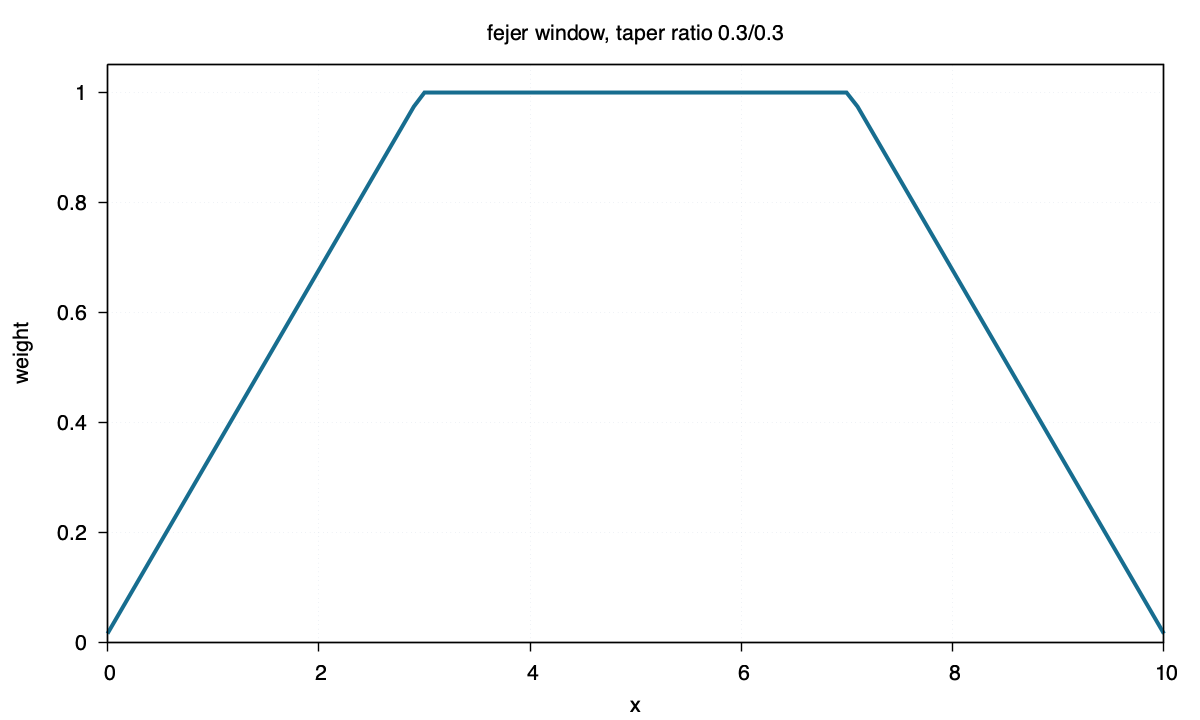

Here is the gnuplot script that generated this plot:
set terminal pngcairo size 1200,720 enhanced font "Helvetica,16"
set output "fejer.png"
set title "fejer window, taper ratio 0.3/0.3"
set xlabel "x"
set ylabel "weight"
set xrange [0:10]
set yrange [0:1.05]
set border lw 1.4
set tics out nomirror
set grid lw 1 lc rgb "#d8dee9"
set key off
plot "fejer.txt" using 1:2 with lines lw 4 lc rgb "#176d8f"
